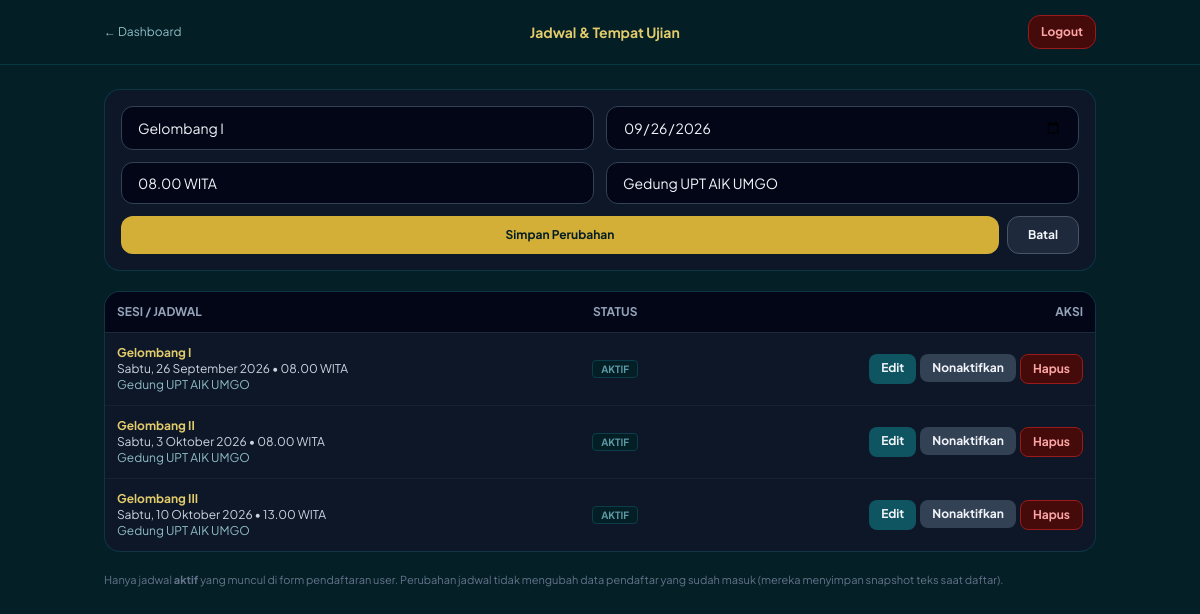
Page /admin/jadwal.php?edit=1 (signed in) on the committed database.
### tables this page shows
CREATE TABLE IF NOT EXISTS jadwal (
  id INT AUTO_INCREMENT PRIMARY KEY,
  nama VARCHAR(100) NOT NULL,
  tanggal DATE NOT NULL,
  jam VARCHAR(50) NOT NULL DEFAULT '',
  tempat VARCHAR(150) NOT NULL DEFAULT '',
  aktif TINYINT(1) NOT NULL DEFAULT 1,
  created_at TIMESTAMP DEFAULT CURRENT_TIMESTAMP,
  INDEX idx_aktif_tanggal (aktif, tanggal)
);

### admin/jadwal.php (the view, shortened to what this page needs)
<?php
require __DIR__ . '/../config/db.php';
$HARI = ['Minggu','Senin','Selasa','Rabu','Kamis','Jumat','Sabtu'];
$BULAN = [1=>'Januari','Februari','Maret','April','Mei','Juni','Juli','Agustus','September','Oktober','November','Desember'];
function tgl_id($ymd){
    global $HARI, $BULAN;
    $t = strtotime($ymd);
    return $HARI[(int)date('w', $t)] . ', ' . (int)date('j', $t) . ' ' . $BULAN[(int)date('n', $t)] . ' ' . date('Y', $t);
}
function e($s){ return htmlspecialchars($s ?? '', ENT_QUOTES, 'UTF-8'); }
$editRow = null;
if (isset($_GET['edit'])) {
    $eid = (int)$_GET['edit'];
    $editRow = $conn->query("SELECT * FROM jadwal WHERE id = $eid LIMIT 1")->fetch_assoc();
}
$rows = $conn->query("SELECT * FROM jadwal ORDER BY tanggal, id")->fetch_all(MYSQLI_ASSOC);
?>
<!DOCTYPE html>
<html lang="id"><head>
<script src="https://cdn.tailwindcss.com"></script>
<link rel="stylesheet" href="../assets/tema.css">
</head>
<body class="text-slate-100 min-h-screen">
<header class="bg-emerald-950/90 border-b border-emerald-700/50 sticky top-0 z-40">
<div class="max-w-5xl mx-auto px-4 h-16 flex items-center justify-between">
<a href="dashboard.php" class="text-xs text-emerald-300">&larr; Dashboard</a>
<h1 class="font-bold text-amber-300 text-sm">Jadwal &amp; Tempat Ujian</h1>
<a href="logout.php" class="px-3 py-2 text-xs font-bold bg-red-950 rounded-xl border border-red-800 text-red-300">Logout</a>
</div></header>
<main class="max-w-5xl mx-auto px-4 py-6 space-y-5">
<form method="POST" class="bg-slate-900/90 border border-emerald-700/50 rounded-2xl p-4 grid grid-cols-1 sm:grid-cols-2 gap-3">
<input name="nama" required maxlength="100" value="<?= e($editRow['nama'] ?? '') ?>" placeholder="Nama sesi, cth: Gelombang I" class="bg-slate-950 border border-slate-700 rounded-xl px-4 py-2.5 text-sm focus:border-amber-400 focus:outline-none">
<input type="date" name="tanggal" required value="<?= e($editRow['tanggal'] ?? '') ?>" class="bg-slate-950 border border-slate-700 rounded-xl px-4 py-2.5 text-sm focus:border-amber-400 focus:outline-none">
<input name="jam" required maxlength="50" value="<?= e($editRow['jam'] ?? '') ?>" placeholder="Jam, cth: 08.00–11.00 WITA" class="bg-slate-950 border border-slate-700 rounded-xl px-4 py-2.5 text-sm focus:border-amber-400 focus:outline-none">
<input name="tempat" required maxlength="150" value="<?= e($editRow['tempat'] ?? '') ?>" placeholder="Tempat, cth: Gedung UPT AIK UMGO" class="bg-slate-950 border border-slate-700 rounded-xl px-4 py-2.5 text-sm focus:border-amber-400 focus:outline-none">
<div class="sm:col-span-2 flex gap-2">
<button class="flex-1 px-5 py-2.5 bg-amber-400 text-emerald-950 font-bold text-xs rounded-xl"><?= $editRow ? 'Simpan Perubahan' : '+ Tambah Jadwal' ?></button>
<?php if ($editRow): ?><a href="jadwal.php" class="px-5 py-2.5 bg-slate-800 border border-slate-600 font-bold text-xs rounded-xl">Batal</a><?php endif; ?>
</div>
</form>
<div class="bg-slate-900/90 border border-emerald-700/50 rounded-2xl overflow-hidden">
<table class="w-full text-xs text-left">
<thead class="bg-slate-950 text-slate-400 uppercase border-b border-slate-800"><tr><th class="p-3">Sesi / Jadwal</th><th class="p-3 text-center">Status</th><th class="p-3 text-right">Aksi</th></tr></thead>
<tbody class="divide-y divide-slate-800/60">
<?php foreach ($rows as $r): ?>
<tr class="hover:bg-slate-800/50">
<td class="p-3"><span class="font-bold text-amber-300"><?= e($r['nama']) ?></span><br><span class="text-slate-300"><?= e(tgl_id($r['tanggal'])) ?> • <?= e($r['jam']) ?></span><br><span class="text-emerald-300"><?= e($r['tempat']) ?></span></td>
<td class="p-3 text-center"><span class="px-2 py-0.5 rounded text-[10px] font-bold border <?= $r['aktif'] ? 'bg-emerald-950 text-emerald-400 border-emerald-800' : 'bg-slate-800 text-slate-400 border-slate-700' ?>"><?= $r['aktif'] ? 'AKTIF' : 'NONAKTIF' ?></span></td>
<td class="p-3 text-right">
<div class="flex justify-end gap-1 flex-wrap">
<a href="jadwal.php?edit=<?= (int)$r['id'] ?>" class="px-3 py-1.5 bg-emerald-700 rounded-lg font-bold">Edit</a>
<form method="POST" class="inline"><button class="px-3 py-1.5 bg-slate-700 rounded-lg font-bold"><?= $r['aktif'] ? 'Nonaktifkan' : 'Aktifkan' ?></button></form>
<form method="POST" class="inline" onsubmit="return confirm('Hapus jadwal ini? Pendaftar lama tetap tersimpan.')"><button class="px-3 py-1.5 bg-red-950 border border-red-800 text-red-300 rounded-lg font-bold">Hapus</button></form>
</div>
</td></tr>
<?php endforeach; ?>
</tbody></table>
</div>
<p class="text-[11px] text-slate-500">Hanya jadwal <b>aktif</b> yang muncul di form pendaftaran user. Perubahan jadwal tidak mengubah data pendaftar yang sudah masuk (mereka menyimpan snapshot teks saat daftar).</p>
</main>
</body></html>

### assets/tema.css (style rules this page uses)
body { background-color: #051f27 !important; background-image: radial-gradient(rgba(23, 116, 134, 0.55) 0.8px, transparent 0.8px), radial-gradient(rgba(23, 116, 134, 0.55) 0.8px, #051f27 0.8px) !important; background-size: 32px 32px; background-position: 0 0, 16px 16px; }

### admin/jadwal.php (style rules this page uses)
body { font-family:'Plus Jakarta Sans',sans-serif;background:#022c22; }

### rows in the picture
jadwal: nama "Gelombang I", tanggal "09/26/2026", jam "08.00 WITA", tempat "Gedung UPT AIK UMGO", tanggal "Sabtu, 26 September 2026", aktif "AKTIF"
jadwal: nama "Gelombang II", tanggal "Sabtu, 3 Oktober 2026", jam "08.00 WITA", tempat "Gedung UPT AIK UMGO", aktif "AKTIF"
jadwal: nama "Gelombang III", tanggal "Sabtu, 10 Oktober 2026", jam "13.00 WITA", tempat "Gedung UPT AIK UMGO", aktif "AKTIF"
